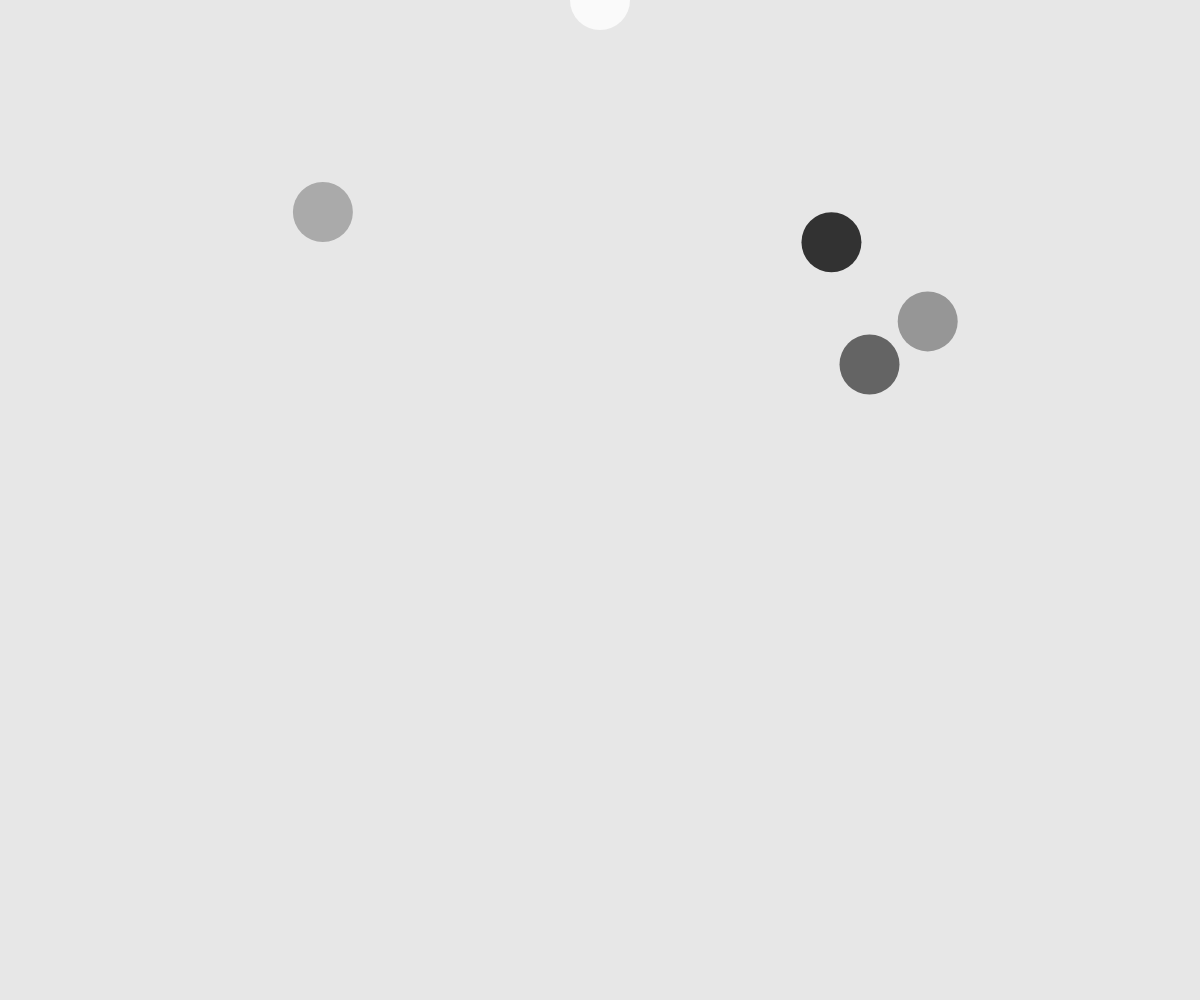
Frame 1 (no input)
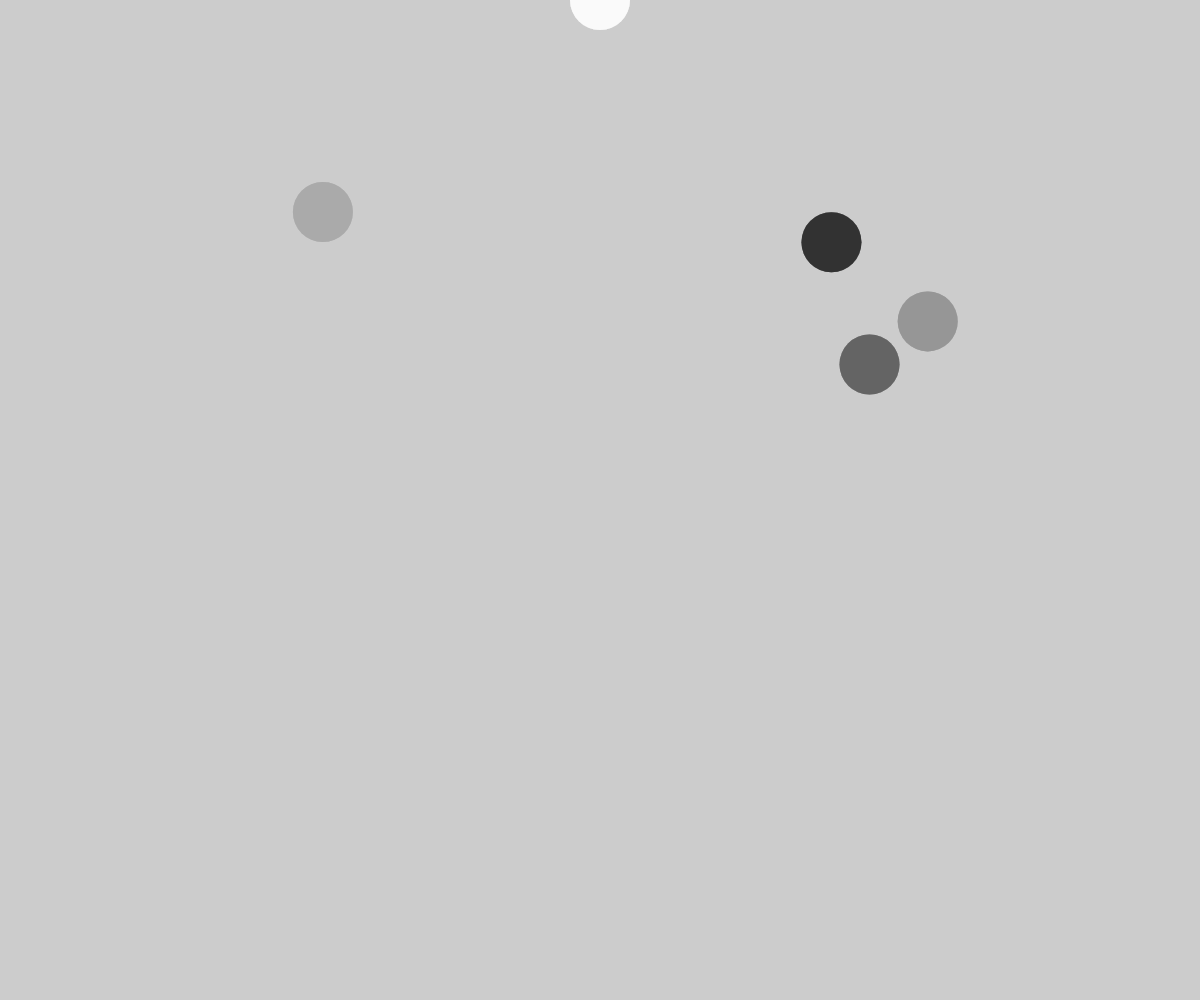
Frame 60 (no input)
Frame 120 (the mouse pressed at the canvas centre since frame 60): identical to frame 60, image omitted

The p5.js sketch that drew these frames (run headless with seeded random() and noise() and a simulated clock; from frame 60 on, the mouse is pressed at the canvas centre):

// p5.js sketch
// ── sketch.js
let x1;
let y1;
let s1;

let x2;
let y2;
let s2;

let x3;
let y3;
let s3;

let x4;
let y4;
let s4;

function setup() {
  createCanvas(windowWidth, windowHeight);

  x1 = random(60, windowWidth-60);
  y1 = random(60, windowHeight-60);
  s1 = 60;

  x2 = random(60, windowWidth-60);
  y2 = random(60, windowHeight-60);
  s2 = 60;

  x3 = random(60, windowWidth-60);
  y3 = random(60, windowHeight-60);
  s3 = 60;

  x4 = random(60, windowWidth-60);
  y4 = random(60, windowHeight-60);
  s4 = 60;
}

function draw() {
  background(204, 120);

  fill(250);
  noStroke();
  ellipse(windowWidth/2, 0, 60, 60);

  fill(50);
  noStroke();
  ellipse(x1, y1, s1, s1);

  fill(100);
  noStroke();
  ellipse(x2, y2, s2, s2);

  fill(150);
  noStroke();
  ellipse(x3, y3, s3, s3);

  fill(170);
  noStroke();
  ellipse(x4, y4, s4, s4);

  // reset button
  if (
    mouseX >= windowWidth/2 - 30 &&
    mouseX <= windowWidth/2 + 30 &&
    mouseY >= 0 - 30 &&
    mouseY <= 0 + 30 &&
    mouseIsPressed
  ) {
    x1 = random(60, windowWidth-60);
    y1 = random(60, windowHeight-60);
    s1 = 60;

    x2 = random(60, windowWidth-60);
    y2 = random(60, windowHeight-60);
    s2 = 60;

    x3 = random(60, windowWidth-60);
    y3 = random(60, windowHeight-60);
    s3 = 60;
  }

  // check if the mouse is inside the ellipse and tickle if so
  if (
    mouseX >= x1 - abs(s1/2) &&
    mouseX <= x1 + abs(s1/2) &&
    mouseY >= y1 - abs(s1/2) &&
    mouseY <= y1 + abs(s1/2) &&
    mouseIsPressed
  ) {
    x1 += random(-5, 5);
    y1 += random(-5, 5);
    s1 += random(-2, 2);
  }

  // check if the mouse is inside the ellipse and reposition ellipse if so
  if (
    mouseX >= x2 - s2/2 &&
    mouseX <= x2 + s2/2 &&
    mouseY >= y2 - s2/2 &&
    mouseY <= y2 + s2/2 &&
    mouseIsPressed
  ) {
    x2 = random(s2, windowWidth - s2);
    y2 = random(s2, windowHeight - s2);
  }

  // check if the mouse is inside the ellipse and reposition ellipse if so
  if (
    mouseX >= x3 - s3/2 &&
    mouseX <= x3 + s3/2 &&
    mouseY >= y3 - s3/2 &&
    mouseY <= y3 + s3/2 &&
    mouseIsPressed
  ) {
    x3 = random(s3, windowWidth - s3);
    y3 = random(s3, windowHeight - s3);
  }

  // check if the mouse is inside the ellipse and reposition ellipse if so
  if (
    mouseX >= x4 - s4/2 &&
    mouseX <= x4 + s4/2 &&
    mouseY >= y4 - s4/2 &&
    mouseY <= y4 + s4/2 &&
    mouseIsPressed
  ) {
    x4 = random(s4, windowWidth - s4);
    y4 = random(s4, windowHeight - s4);
  }

}
